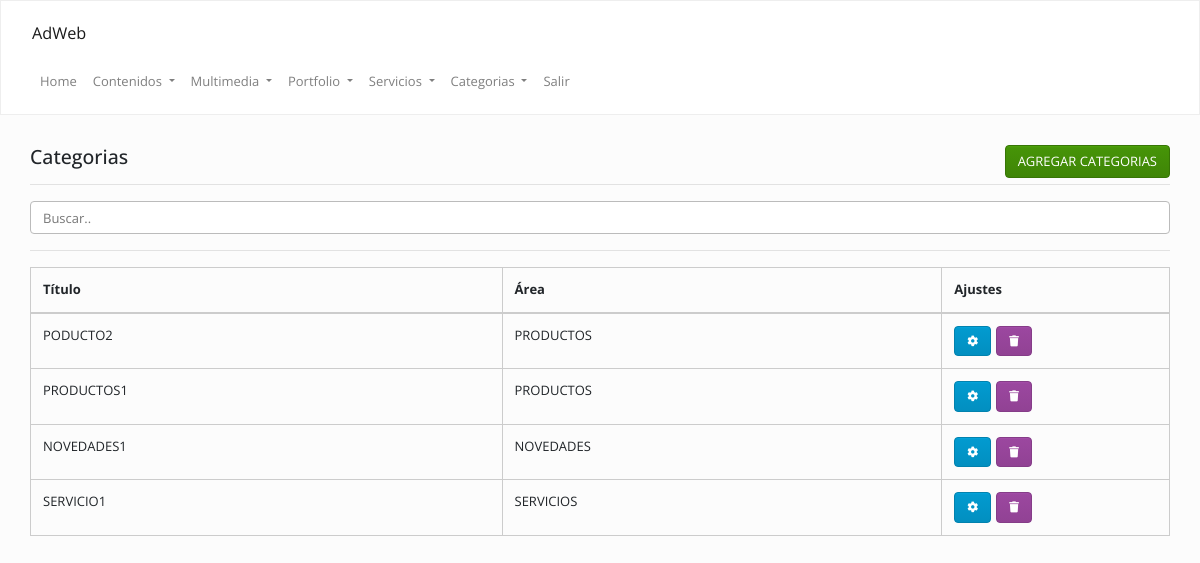
The app's page /admin/index.php?op=categorias (signed in), older data.
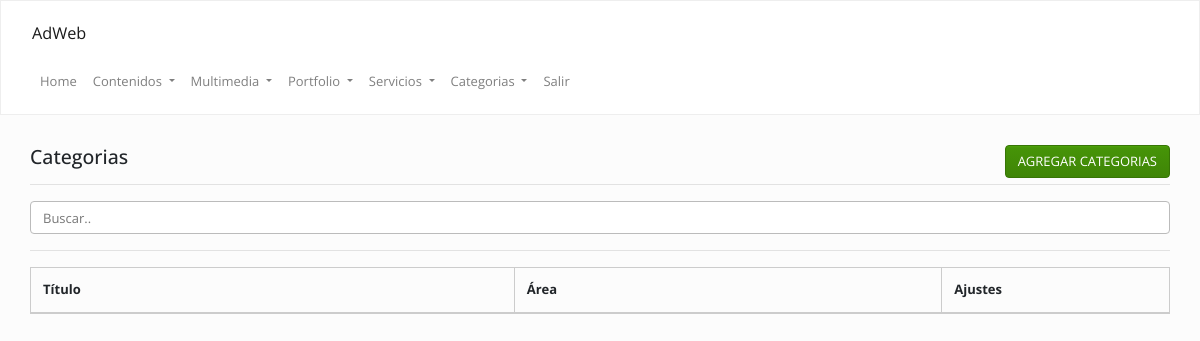
The same page, newer data.
### tables this page shows
CREATE TABLE `categorias` (
  `id` int(11) NOT NULL,
  `cod` varchar(255) NOT NULL,
  `titulo` varchar(255) NOT NULL,
  `area` varchar(255) NOT NULL
);

### Config/Autoload.php (called while the page is built, shortened)
<?php
class autoload
{
    public static function runAdmin()
    {
        spl_autoload_register(
            function ($clase)
            {
                $ruta = str_replace("\\", "/", $clase) . ".php";
            }
        );
    }
}

### Clases/Conexion.php (called while the page is built, shortened)
<?php namespace Clases;
class Conexion
{
    private $datos = array("host"=> "localhost","user"=> "root","pass"=> "","db"  => "gema_desarrollos");
    private $con;
    public function __construct()
    {
        $this->con = mysqli_connect($this->datos["host"], $this->datos["user"], $this->datos["pass"], $this->datos["db"]);
        mysqli_set_charset($this->con,'utf8');
    }
    public function sqlReturn($query)
    {
        $dato = $this->con->query($query);
        return $dato;
    }
}

### Clases/Categorias.php (called while the page is built, shortened)
<?php
class Categorias
{
    private $con;
    public function __construct()
    {
        $this->con = new Conexion();
    }
    function list($filter) {
        $array = array();
        if (is_array($filter)) {
            $filterSql = "WHERE ";
            $filterSql .= implode(" AND ", $filter);
        } else {
            $filterSql = '';
        }
        $sql = "SELECT * FROM `categorias` $filterSql  ORDER BY id DESC";
        $notas = $this->con->sqlReturn($sql);
        if ($notas) {
            while ($row = mysqli_fetch_assoc($notas)) {
                $array[] = $row;
            }
            return $array;
        }
    }
}

### admin/inc/categorias/ver.php (the view, shortened to what this page needs)
<?php
$categorias    = new Clases\Categorias();
$data = $categorias->list("", "" , "");
?>
<div class="mt-20">
    <div class="col-lg-12 col-md-12">
        <h4>
            Categorias
            <a class="btn btn-success pull-right" href="<?=URL?>/index.php?op=categorias&accion=agregar">
                AGREGAR CATEGORIAS
            </a>
        </h4>
        <hr/>
        <input class="form-control" id="myInput" type="text" placeholder="Buscar..">
        <hr/>
        <table class="table  table-bordered  ">
            <thead>
                <th>
                    Título
                </th>
                <th>
                    Área
                </th>
                <th>
                    Ajustes
                </th>
            </thead>
            <tbody>
                <?php
                if (is_array($data)) {
                    foreach ($data as $val) {
                        echo "<tr>";
                        echo "<td>";
                        echo strtoupper($val["titulo"]);
                        echo "</td>";
                        echo "<td>" . strtoupper($val["area"]) . "</td>";
                        echo "<td>";
                        echo '<a class="btn btn-info" data-toggle="tooltip" data-placement="top" title="Modificar" href="' . URL . '/index.php?op=categorias&accion=modificar&cod=' . $val["cod"] . '"><i class="fa fa-cog"></i></a>';
                        echo '<a class="btn btn-danger" data-toggle="tooltip" data-placement="top" title="Eliminar" href="' . URL . '/index.php?op=categorias&accion=ver&borrar=' . $val["cod"] . '">
                        <i class="fa fa-trash"></i></a>';
                        echo "</td>";
                        echo "</tr>";
                    }
                }
                ?>
            </tbody>
        </table>
    </div>
</div>

### Clases/TemplateAdmin.php (shortened to what this page needs)
<?php
class TemplateAdmin
{
    public function themeInit()
    {
        echo '<!DOCTYPE html>';
        echo '<html lang="es">';
        echo '<head>';
        include("inc/header.inc.php");
        echo '</head>';
        echo '<body>';
        include "inc/nav.inc.php";
        echo '<div class="container-fluid pb-100">';
    }
    public function themeEnd()
    {
        echo '</div>';
        echo '</body>';
        echo '</html >';
    }
}

### admin/inc/header.inc.php (shortened to what this page needs)
 <link rel="stylesheet" href="https://stackpath.bootstrapcdn.com/bootstrap/4.1.3/css/bootstrap.min.css">
<link rel="stylesheet" href="https://use.fontawesome.com/releases/v5.4.2/css/all.css">
<link rel="stylesheet" href="https://bootswatch.com/4/simplex/bootstrap.min.css" />
<link rel="stylesheet" href="<?=URL?>/css/style.css" />

### admin/inc/nav.inc.php (shortened to what this page needs)
<?php
$pages = ["contenidos", "novedades", "multimedia", "servicios", "portfolio", "configuracion", "categorias", "marketing"];
?>
<nav class="navbar navbar-expand-lg navbar-light bg-light mb-30">
    <div class="col-md-12">
        <a class="navbar-brand" href="#">
            AdWeb
        </a>
        <div class="collapse navbar-collapse" id="navbarSupportedContent">
            <ul class="navbar-nav">
                <li class="nav-item">
                    <a class="nav-link" href="index.php">
                        Home
                    </a>
                </li>
                <li class="nav-item dropdown <?php if (!in_array('contenidos', $pages)) {echo 'd-none';}?>">
                    <a class="nav-link dropdown-toggle" href="#" data-toggle="dropdown">
                        Contenidos
                    </a>
                </li>
                <li class="nav-item dropdown <?php if (!in_array('multimedia', $pages)) {echo 'd-none';}?>">
                    <a class="nav-link dropdown-toggle" href="#" data-toggle="dropdown">
                        Multimedia
                    </a>
                </li>
                <li class="nav-item dropdown <?php if (!in_array('portfolio', $pages)) {echo 'd-none';}?>">
                    <a class="nav-link dropdown-toggle" href="#" data-toggle="dropdown">
                        Portfolio
                    </a>
                </li>
                <li class="nav-item dropdown <?php if (!in_array('servicios', $pages)) {echo 'd-none';}?>">
                    <a class="nav-link dropdown-toggle" href="#" data-toggle="dropdown">
                        Servicios
                    </a>
                </li>
                <li class="nav-item dropdown <?php if (!in_array('categorias', $pages)) {echo 'd-none';}?>">
                    <a class="nav-link dropdown-toggle" href="#" data-toggle="dropdown">
                        Categorias
                    </a>
                </li>
                <li class="nav-item">
                    <a class="nav-link" href="<?=URL?>/index.php?op=salir">
                        Salir
                    </a>
                </li>
            </ul>
        </div>
    </div>
</nav>

### admin/index.php (shortened to what this page needs)
<?php
require_once "../Config/Autoload.php";
$template = new Clases\TemplateAdmin();
$template->set("title", "Admin");
$template->set("description", "Admin");
$template->set("keywords", "Inicio");
$template->set("favicon", "url");
$template->themeInit();
$admin    = new Clases\Admin();
$funciones= new Clases\PublicFunction();
if (!isset($_SESSION["admin"])) {
	$admin->loginForm();
} else {
	$op = isset($_GET["op"]) ? $_GET["op"] : 'inicio';
	$accion = isset($_GET["accion"]) ? $_GET["accion"] : 'ver';
	if($op != '') {
		if($op == "salir") {
			session_destroy();
			$funciones->headerMove(URL."/index.php");
		} else {
			include "inc/".$op."/".$accion.".php";
		}
	}
}
$template->themeEnd();

### admin/css/style.css (style rules this page uses)
.pull-right { float: right !important; }
.mt-20 { margin-top: 20px !important; }
.mb-30 { margin-bottom: 30px !important; }
.pb-100 { padding-bottom: 100px !important; }
th:last-child { width: 20%; }
td .btn { margin-right: 5px; font-size: 11px; }

Row changes from the older to the newer data that the page shows:
removed categorias: titulo "PODUCTO2", area "PRODUCTOS"
removed categorias: titulo "PRODUCTOS1", area "PRODUCTOS"
removed categorias: titulo "NOVEDADES1", area "NOVEDADES"
removed categorias: titulo "SERVICIO1", area "SERVICIOS"
